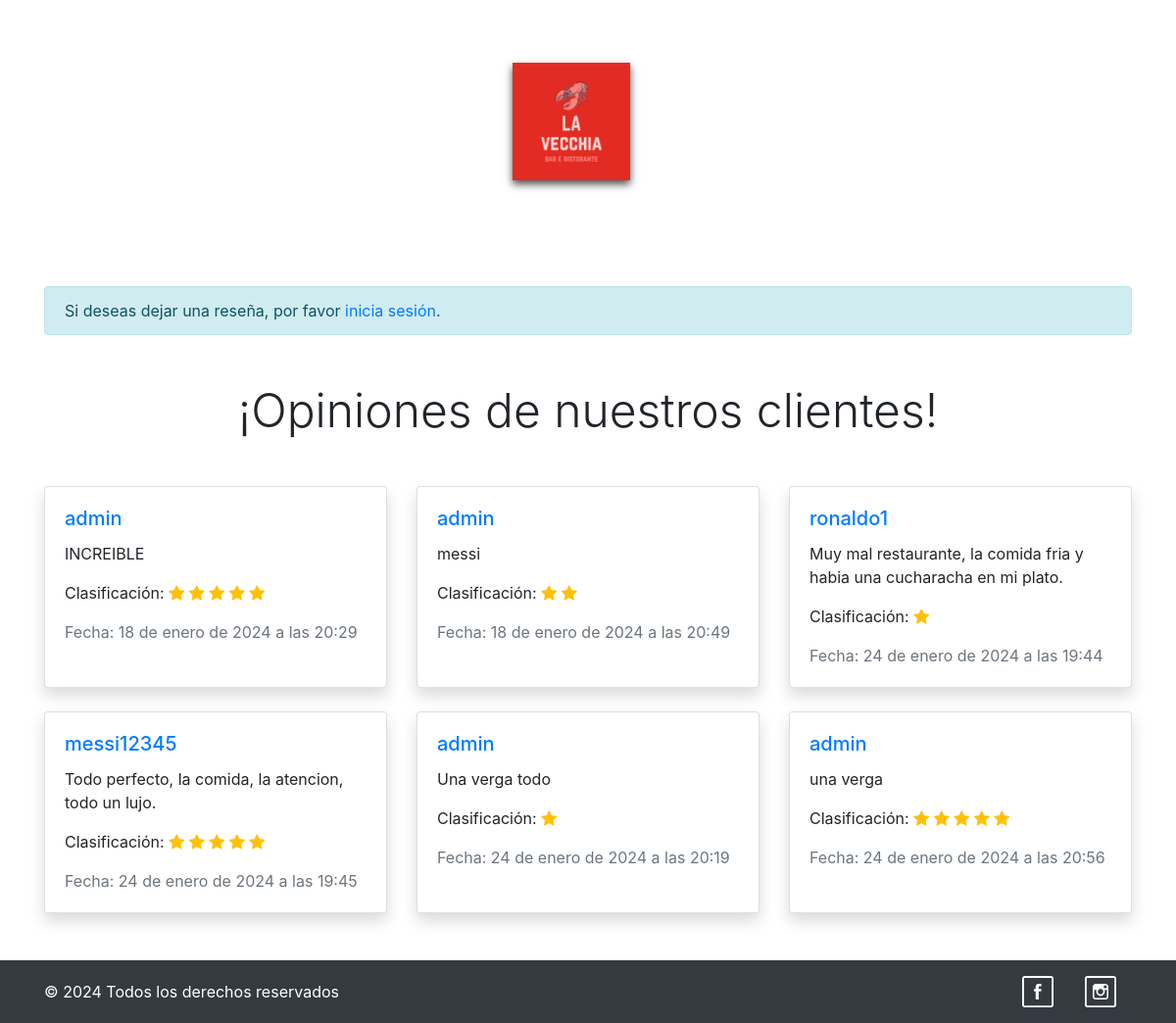
The app's page /reseñas/, older data.
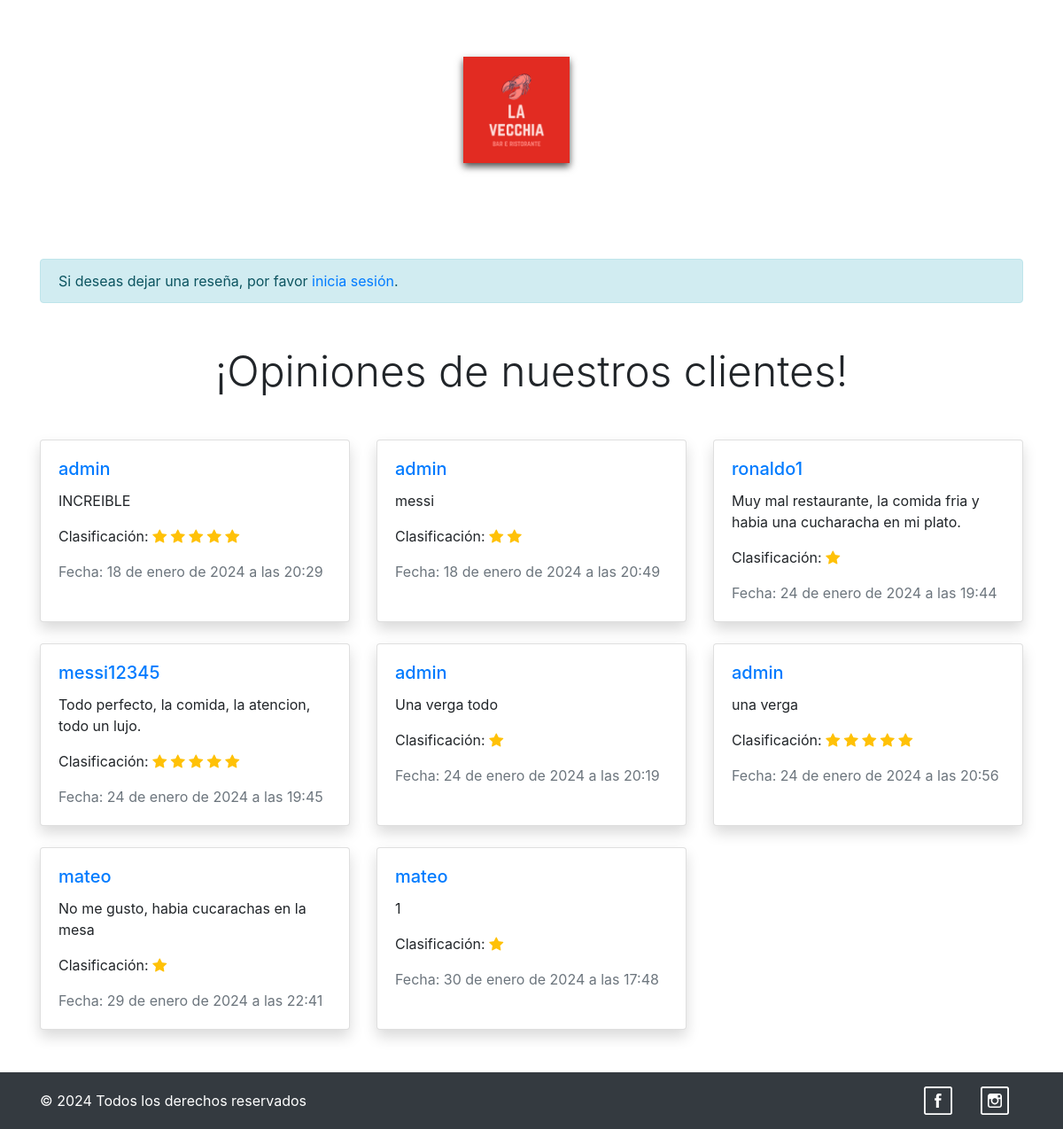
The same page, newer data.
### myapp/models.py (models this page shows, shortened)
class Resena(models.Model):
    usuario = models.ForeignKey(User, on_delete=models.CASCADE)
    texto = models.TextField()
    clasificacion = models.IntegerField(choices=[(i, str(i)) for i in range(1, 6)])
    fecha_creacion = models.DateTimeField(auto_now_add=True)

### myapp/views.py (called while the page is built)
def reseñas(request):
    reseñas = Resena.objects.all()
    if request.method == 'POST':
        form = ResenaForm(request.POST)
        if form.is_valid():
            nueva_resena = form.save(commit=False)
            nueva_resena.usuario = request.user
            nueva_resena.save()
            messages.success(request, 'Reseña enviada exitosamente.')
            return redirect('reseñas')
    else:
        form = ResenaForm()
    return render(request, 'reseñas.html', {'reseñas': reseñas, 'form': form})

### myapp/templates/reseñas.html (shortened to what this page needs)
{% extends "layouts/base.html" %}
{% load static %}
{% block content %}
<div class="container mt-5">
    {% if user.is_authenticated %}
    <div class="col-md-8 mx-auto mt-4">
        <h3 class="mb-4 text-center ">Dejanos una reseña:</h3>
        <form method="post" action="{% url 'reseñas' %}" class="w-75 mx-auto">
            {% csrf_token %}
            {{ form.as_p }}
            <div class="text-center mt-4">
                <button type="submit" class="btn btn-dark w-75 border-0">Enviar Reseña</button>
            </div>
        </form>
    </div>
    {% else %}
    <div class="alert alert-info" role="alert">
        Si deseas dejar una reseña, por favor <a href="{% url 'login' %}?next={{ request.path }}">inicia sesión</a>.
    </div>
    {% endif %}
    <h2 class="display-5 text-center mt-5 mb-4">¡Opiniones de nuestros clientes!</h2>
    <div class="row row-cols-1 row-cols-md-3 g-4 mt-4 mb-5">
        {% for resena in reseñas %}
        <div class="col">
            <div class="card h-100 shadow">
                <div class="card-body">
                    <h5 class="card-title text-primary">{{ resena.usuario.username }}</h5>
                    <p class="card-text">{{ resena.texto }}</p>
                    <p class="card-text">
                        Clasificación:
                        {% for _ in "x"|rjust:resena.clasificacion %}
                        <i class="bi bi-star-fill text-warning"></i>
                        {% endfor %}
                    </p>
                    <p class="card-text text-muted">Fecha: {{ resena.fecha_creacion }}</p>
                </div>
            </div>
        </div>
        {% endfor %}
    </div>
</div>
{% endblock content %}

Row changes from the older to the newer data that the page shows:
added Resena: usuario.username "mateo", texto "No me gusto, habia cucarachas en la mesa", clasificacion 1 (drawn), fecha_creacion "29 de enero de 2024 a las 22:41"
added Resena: usuario.username "mateo", texto "1", clasificacion 1 (drawn), fecha_creacion "30 de enero de 2024 a las 17:48"
